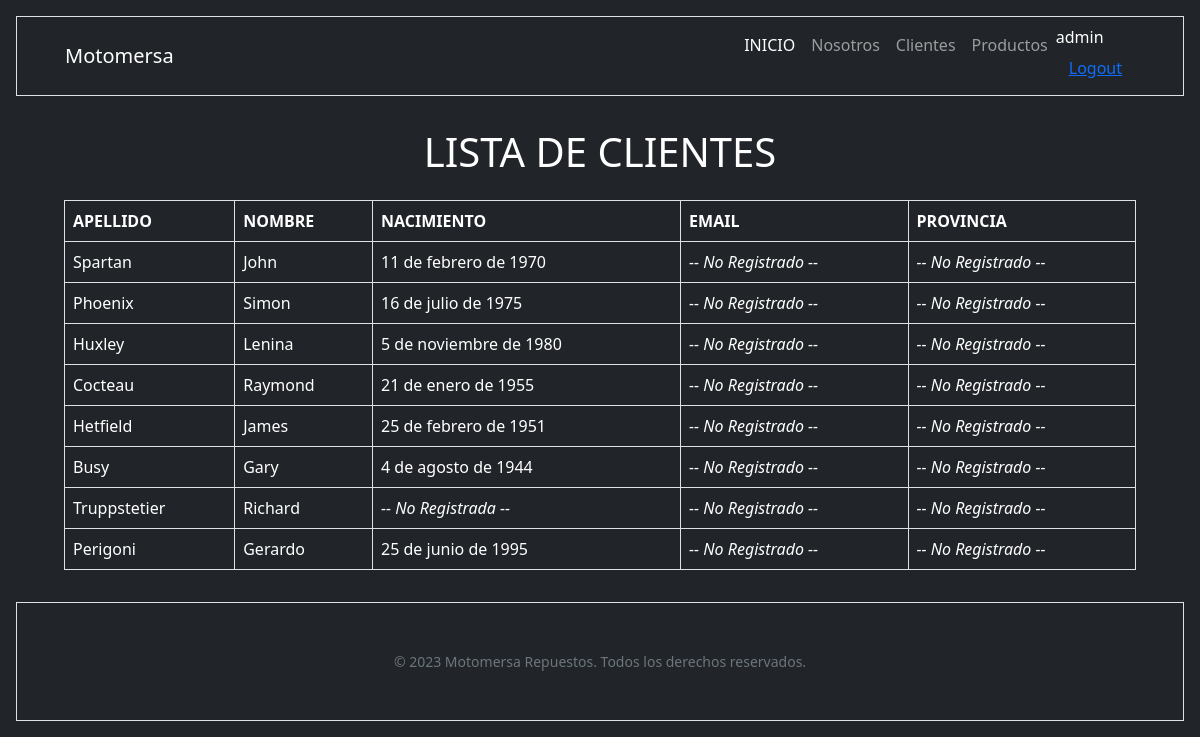
Before: /cliente/cliente_list/ (signed in) with the older database file.
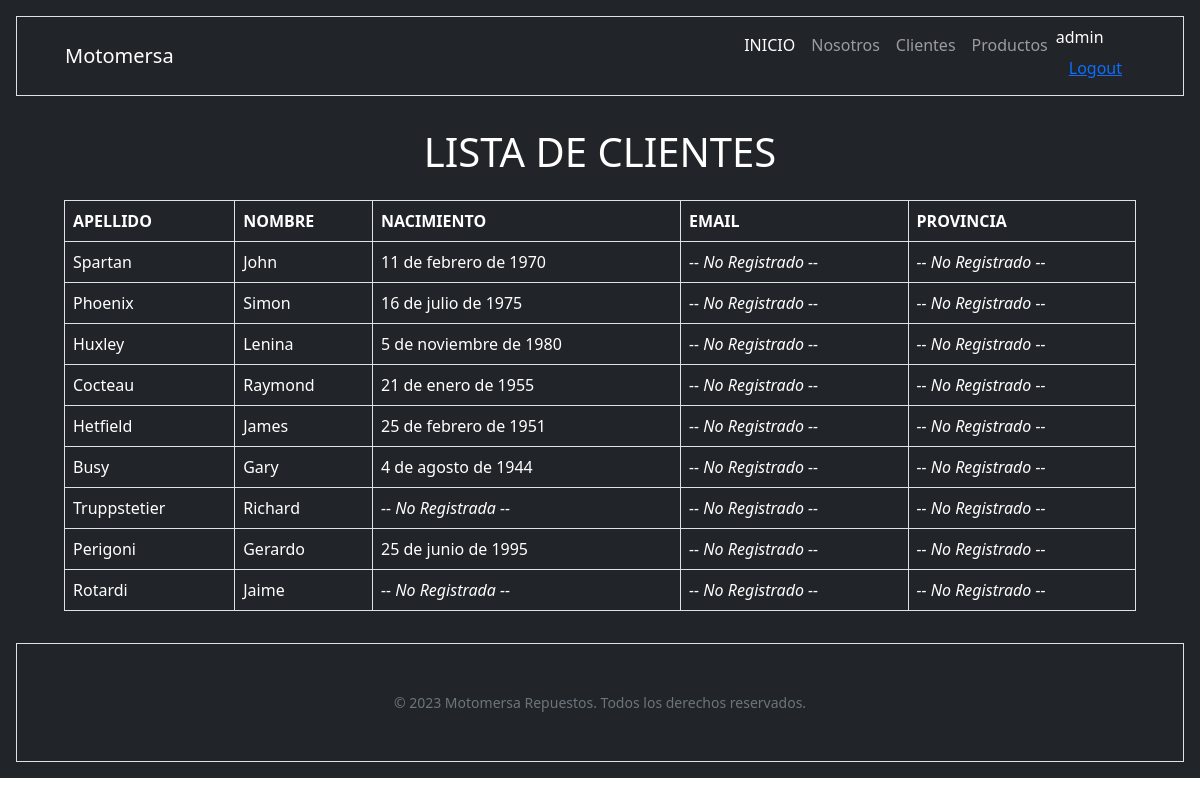
After: the same page with the newer database file.
### cliente/models.py (models this page shows, shortened)
class Cliente(models.Model):
    nombre = models.CharField(max_length=100)
    apellido = models.CharField(max_length=100)
    nacimiento = models.DateField(null=True, blank=True)
    email = models.EmailField(unique=True, null=True)
    provincia = models.CharField(max_length=50, blank=True, choices=PROVINCIAS)

### cliente/views.py (the view)
# urls.py: path('cliente_list/', views.ClienteList.as_view(), name="cliente_list"),
class ClienteList(LoginRequiredMixin, ListView):
    model = models.Cliente
    template_name = 'clientes/cliente_list.html'
    context_object_name = "clientes"

### cliente/templates/cliente/cliente_list.html
{% extends "core/base.html" %}
{% block contenido_titulo %}
    LISTA DE CLIENTES
{% endblock contenido_titulo %}
{% block contenido %}
    {% if clientes %}
        <table class="table table-bordered text-white">
            <tr>
                <th>APELLIDO</th>
                <th>NOMBRE</th>
                <th>NACIMIENTO</th>
                <th>EMAIL</th>
                <th>PROVINCIA</th>
            </tr>
            {% for cliente in clientes %}
                <tr>
                    <td>{{cliente.apellido}}</td>
                    <td>{{cliente.nombre}}</td>
                    <td>
                        {% if cliente.nacimiento %}
                            {{cliente.nacimiento}}
                        {% else %}
                        <i class="fa fa-italic" aria-hidden="true">-- No Registrada --</i>
                        {% endif %}
                    </td>
                    <td>
                        {% if cliente.email %}
                            {{cliente.email}}
                        {% else %}
                        <i class="fa fa-italic" aria-hidden="true">-- No Registrado --</i>
                        {% endif %}
                    </td>
                    <td>
                        {% if cliente.provincia %}
                            {{cliente.provincia}}
                        {% else %}
                        <i class="fa fa-italic" aria-hidden="true">-- No Registrado --</i>
                        {% endif %}
                    </td>
                </tr>
            {% endfor %}
        </table>
    {% else %}
        <p>No se registran clientes con ese apellido.</p>
    {% endif %}
{% endblock contenido %}

Changed rows visible on the page:
added Cliente: apellido "Rotardi", nombre "Jaime", shows "-- No Registrada --", shows "-- No Registrado --", provincia "-- No Registrado --"
